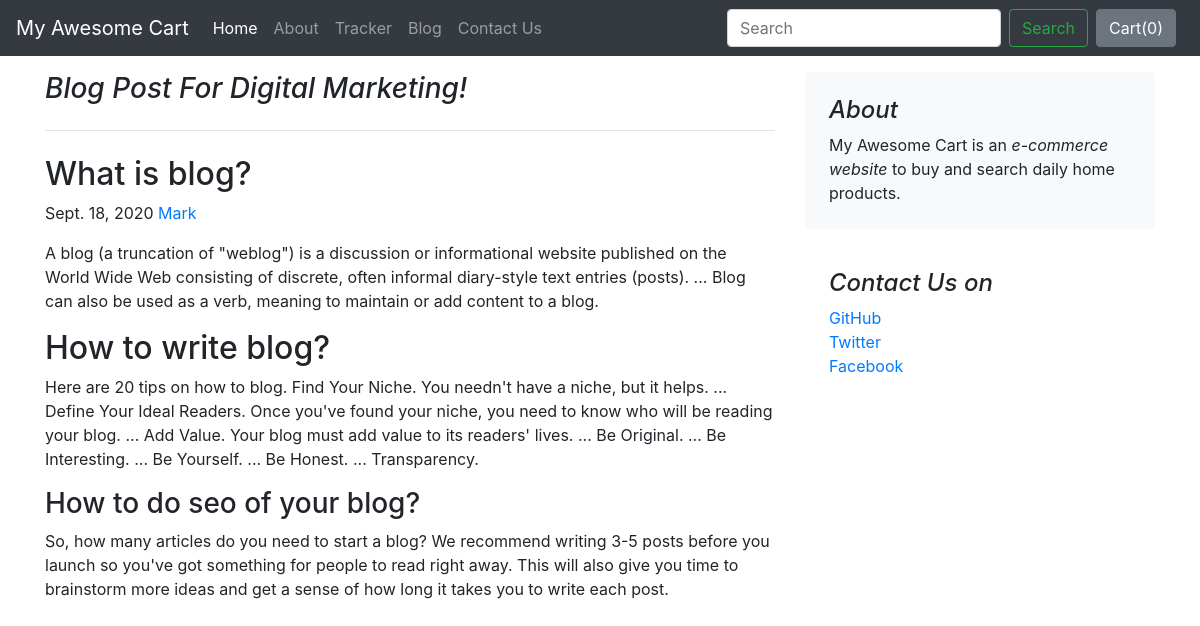
/blog/blogPost/1, run on the app's committed database.
### blog/models.py (models this page shows, shortened)
class Blogpost(models.Model):
    post_id = models.AutoField(primary_key=True)
    title = models.CharField(max_length=50)
    head0 = models.CharField(max_length=500, default="")
    chead0 = models.CharField(max_length=5000, default="")
    head1 = models.CharField(max_length=500, default="")
    chead1 = models.CharField(max_length=5000, default="")
    head2 = models.CharField(max_length=500, default="")
    chead2 = models.CharField(max_length=5000, default="")
    pub_date = models.DateField()
    thumbnail = models.ImageField(upload_to="blog/images", default="")

### blog/views.py (the view)
# urls.py: path("blogPost/<int:id>", views.blogPost, name="blogPost"),
def blogPost(request, id):
    post = Blogpost.objects.filter(post_id=id)[0]
    return render(request, 'blog/blogPost.html', {'post': post})

### blog/templates/blog/blogPost.html (shortened to what this page needs)
{% extends 'blog/basic.html' %}
{% block body %}
<div class="container">
    <div class="row mt-3">
        <div class="col-md-8 blog-main">
            <h3 class="pb-4 mb-4 font-italic border-bottom">
                {{post.title}}
            </h3>
            <div class="blog-post">
                <h2 class="blog-post-title">{{post.head0}}</h2>
                <p class="blog-post-meta">{{post.pub_date}} <a href="#">Mark</a></p>
                <p>{{post.chead0}}</p>
                <h2>{{post.head1}}</h2>
                <p>{{post.chead1}}</p>
                <h3>{{post.head2}}</h3>
                <p>{{post.chead2}}</p>
            </div>
        </div>
        <aside class="col-md-4 blog-sidebar">
            <div class="p-4 mb-3 bg-light rounded">
                <h4 class="font-italic">About</h4>
                <p class="mb-0">My Awesome Cart is an <em>e-commerce website</em> to buy and search daily home products.</p>
            </div>
            <div class="p-4">
                <h4 class="font-italic">Contact Us on</h4>
                <ol class="list-unstyled">
                    <li><a href="#">GitHub</a></li>
                    <li><a href="#">Twitter</a></li>
                    <li><a href="#">Facebook</a></li>
                </ol>
            </div>
        </aside>
    </div>
</div>
{% endblock %}

### data on the page
Blogpost: title "Blog Post For Digital Marketing!", head0 "What is blog?", pub_date "Sept. 18, 2020", chead0 "A blog (a truncation of \"weblog\") is a discussion or informational website published on the World Wide Web consisting of discrete, often informal diary-style text entries (posts). ... Blog can also be used as a verb, meaning to maintain or add content to a blog.", head1 "How to write blog?", chead1 "Here are 20 tips on how to blog. Find Your Niche. You needn't have a niche, but it helps. ... Define Your Ideal Readers. Once you've found your niche, you need to know who will be reading your blog. ... Add Value. Your blog must add value to its readers' lives. ... Be Original. ... Be Interesting. ... Be Yourself. ... Be Honest. ... Transparency.", head2 "How to do seo of your blog?", chead2 "So, how many articles do you need to start a blog? We recommend writing 3-5 posts before you launch so you've got something for people to read right away. This will also give you time to brainstorm more ideas and get a sense of how long it takes you to write each post."
